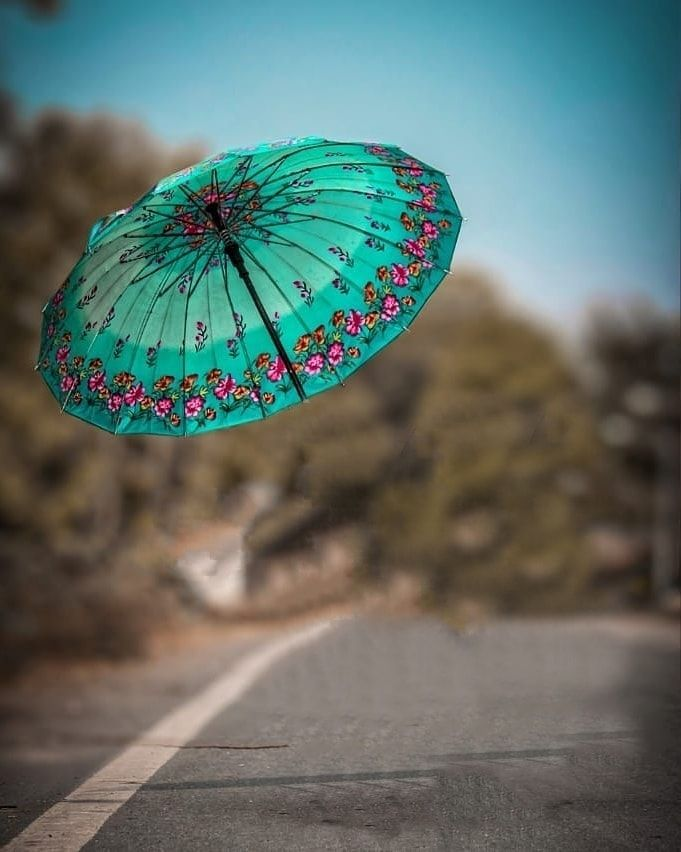
#> input picture DAY6/image1.jpg, 681 x 852 px
$ python 'Image Filter Grid.py'
#> lines starting #> are read from the running program, lines starting #| are printed output that depends on the picture
from pathlib import Path
import numpy as np
from PIL import Image
import matplotlib.pyplot as plt

script_dir = Path(__file__).resolve().parent
image_path = script_dir / "image1.jpg"

if not image_path.exists():
    raise FileNotFoundError(f"Image not found: {image_path}")

img = Image.open(image_path).convert("RGB")
#> img is the input picture: PIL image 681x852 RGB; mean R, G, B 95.1, 112.4, 106.1
arr = np.array(img, dtype=np.int16)
mid_h, mid_w = arr.shape[0] // 2, arr.shape[1] // 2
#> mid_h = 426; mid_w = 340

regions = [
    (0, 90, 0, mid_h, 0, mid_w),
    (1, 90, 0, mid_h, mid_w, arr.shape[1]),
    (2, 90, mid_h, arr.shape[0], 0, mid_w),
    (None, None, mid_h, arr.shape[0], mid_w, arr.shape[1]),
]

out = arr.copy()
for channel, amount, top, bottom, left, right in regions:
    if channel is None:
        out[top:bottom, left:right] = np.clip(
            out[top:bottom, left:right] + [40, 40, 0], 0, 255
        )
    else:
        out[top:bottom, left:right, channel] = np.clip(
            out[top:bottom, left:right, channel] + amount, 0, 255
        )
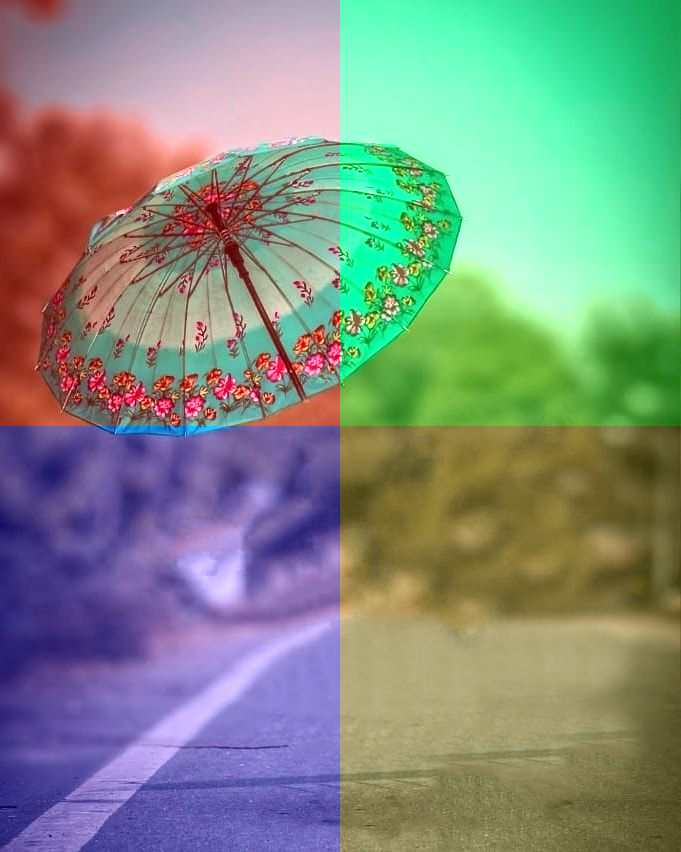
#> out: shape (852, 681, 3) int16; mean R, G, B 127.5, 142.6, 128.4

out = out.astype(np.uint8)
plt.imshow(out)
plt.axis("off")
plt.show()
